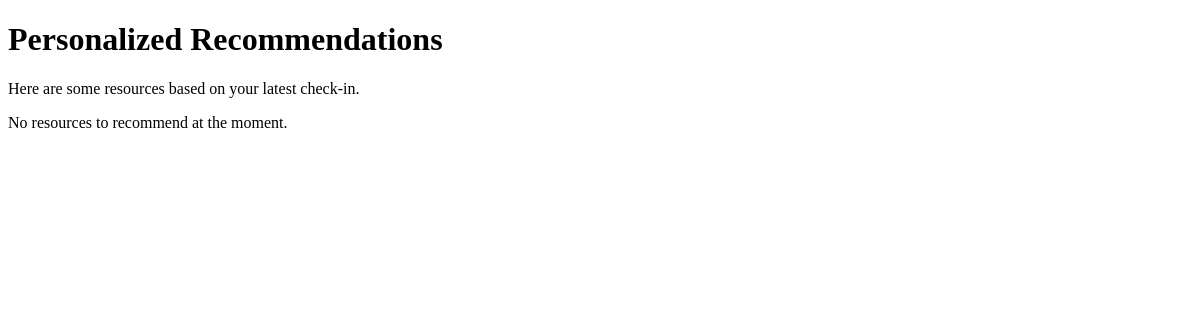
/resources/recommendations/ (signed in), run on an earlier commit of the app's database.
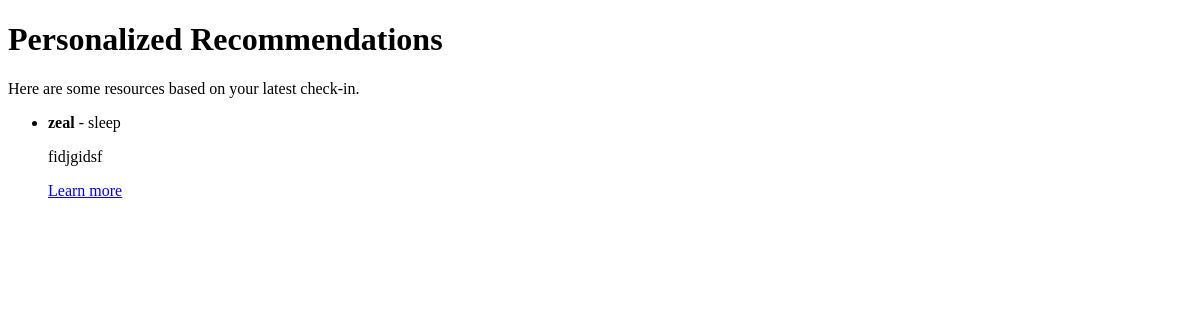
And on a later commit of the database.
### resources/models.py (models this page shows, shortened)
class Resource(models.Model):
    CATEGORY_CHOICES = [
        ('stress', 'Stress Management'),
        ('sleep', 'Sleep Improvement'),
        ('mindfulness', 'Mindfulness & Meditation'),
        ('general', 'General Mental Health'),
    ]
    title = models.CharField(max_length=200)
    description = models.TextField()
    link = models.URLField()  # Link to the resource
    category = models.CharField(max_length=50, choices=CATEGORY_CHOICES)
    created_at = models.DateTimeField(auto_now_add=True)

### resources/views.py (the view)
# urls.py: path('recommendations/', views.resource_recommendations, name='resource_recommendations'),
@login_required
def resource_recommendations(request):
    latest_checkin = CheckIn.objects.filter(user=request.user).order_by('-date').first()
    if not latest_checkin:
        return render(request, 'resources/recommendations.html', {
            'resources': [],
            'message': 'No check-in data found. Please complete a daily check-in to receive recommendations.'
        })
    categories = []
    if latest_checkin.stress_level >= 4:
        categories.append('stress')
    if latest_checkin.sleep_hours < 6:
        categories.append('sleep')
    if latest_checkin.mood <= 2:
        categories.append('mindfulness')
    recommended_resources = Resource.objects.filter(category__in=categories)
    return render(request, 'resources/recommendations.html', {
        'resources': recommended_resources,
        'message': 'Here are some resources based on your latest check-in.'
    })

### resources/templates/resources/recommendations.html (shortened to what this page needs)
<!DOCTYPE html>
<html lang="en">
<head>
</head>
<body>
    <h1>Personalized Recommendations</h1>
    <p>{{ message }}</p>
    {% if resources %}
        <ul>
            {% for resource in resources %}
                <li>
                    <strong>{{ resource.title }}</strong> - {{ resource.category }}
                    <p>{{ resource.description }}</p>
                    <a href="{{ resource.link }}" target="_blank">Learn more</a>
                </li>
            {% endfor %}
        </ul>
    {% else %}
        <p>No resources to recommend at the moment.</p>
    {% endif %}
</body>
</html>

What changed in the data, as far as the page shows it:
added Resource: title "zeal", category "sleep", description "fidjgidsf"
Also different on the page:
text no longer shown: "No resources to recommend at the moment."
